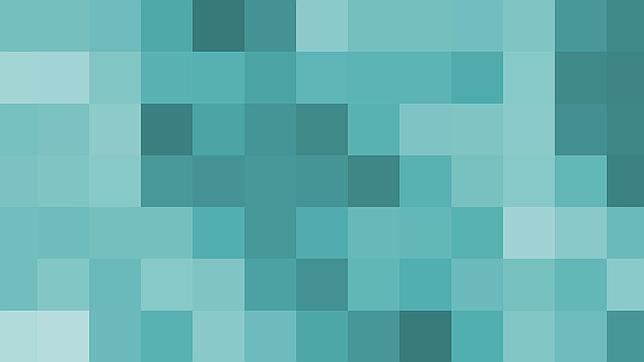
#> input picture codigo/codigosCurso/2 opencv/operaciones/1.jpg, 644 x 362 px
$ python escalado.py
#> lines starting #> are read from the running program, lines starting #| are printed output that depends on the picture
# -*- coding: utf-8 -*-
"""
Created on Wed Sep  8 18:19:26 2021

@author: Jesus-Mtz
"""

import cv2
import numpy as np

imagen = cv2.imread("1.jpg") ## leemos la imagen a transformar y la guardamos en la variable imagen
#> imagen is the input picture: shape (362, 644, 3); mean B, G, R 178, 177.7, 102.1
h, w, c = imagen.shape ## obtenemos las dimensiones de la imagen
#> h = 362; w = 644; c = 3

escala = 2

tMatrix = np.array([[escala, 0, 0], [0, escala, 0], [0, 0, 1]]) ## generamos la matriz de transformación

imagen2 = np.zeros((h*escala, w*escala, 3), np.uint8)## generamos la matriz que recibe la imagen escalada

for i in range(h):
    for j in range(w):
        pixel = imagen[i,j] ## obtenemos el valor del pixel
        vectorPos = np.array([j,i,1]) ## generamos nuestro vector posición
        resultPP =np.dot(tMatrix, vectorPos) ## resolvemos el producto punto de la matriz de transformación con
        # el vector posición
        # print(resultPP)
        x = resultPP[0]
        y = resultPP[1]
        imagen2[y,x] = pixel
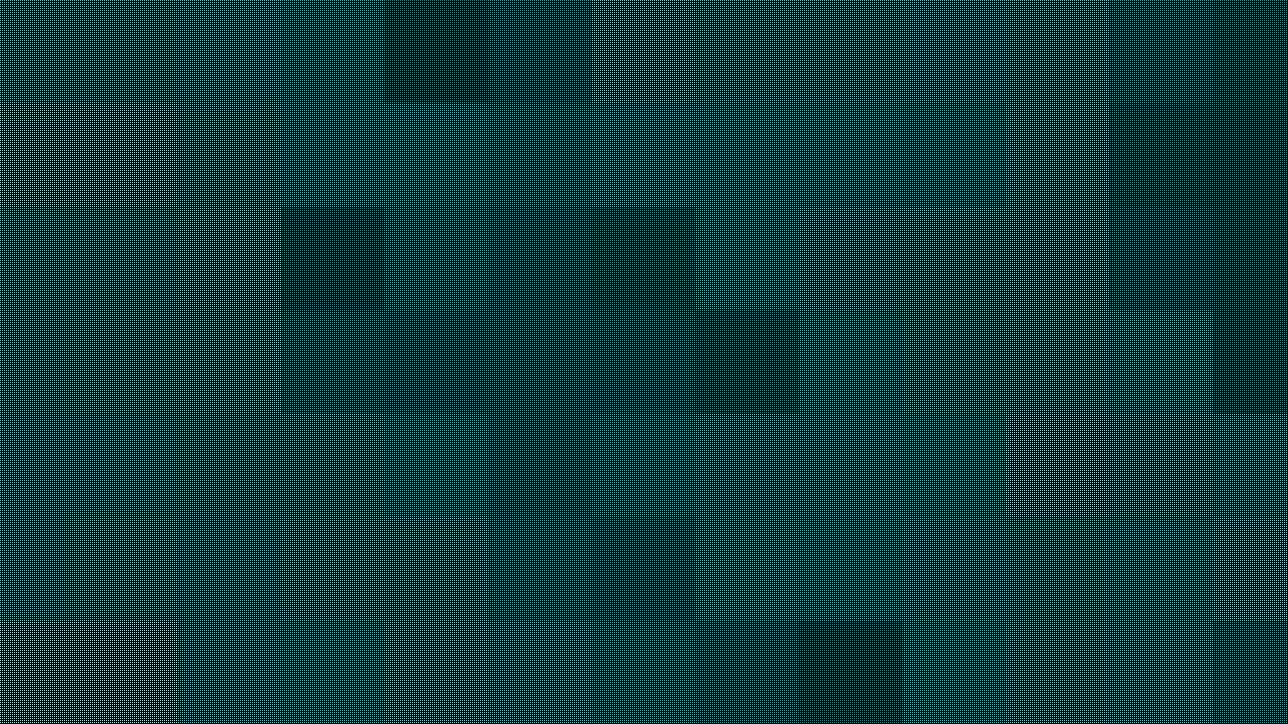
#> imagen2: shape (724, 1288, 3); mean B, G, R 44.5, 44.4, 25.5

cv2.imshow("original1", imagen)
cv2.imshow("transformada", imagen2)

cv2.waitKey()
cv2.destroyAllWindows()


imagen = cv2.imread("1.jpg")

escalada = cv2.resize(imagen,(1024, 720), interpolation = cv2.INTER_LINEAR)
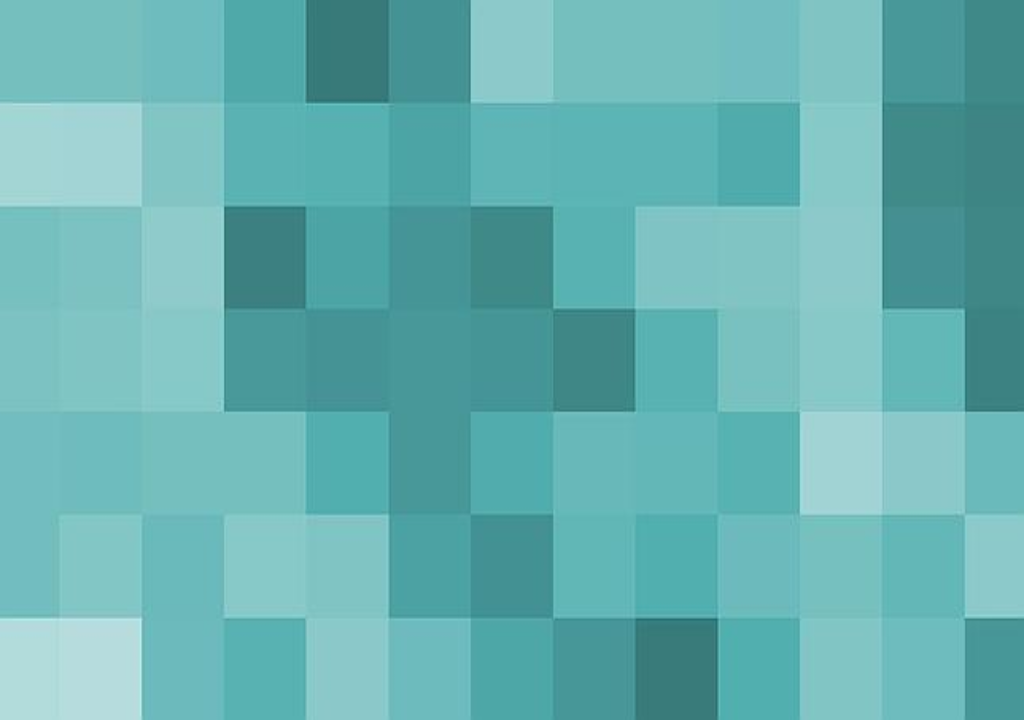
#> escalada: shape (720, 1024, 3); mean B, G, R 178, 177.6, 102.1

cv2.imshow("original2", imagen)
cv2.imshow("t", escalada)

cv2.waitKey()
cv2.destroyAllWindows()
